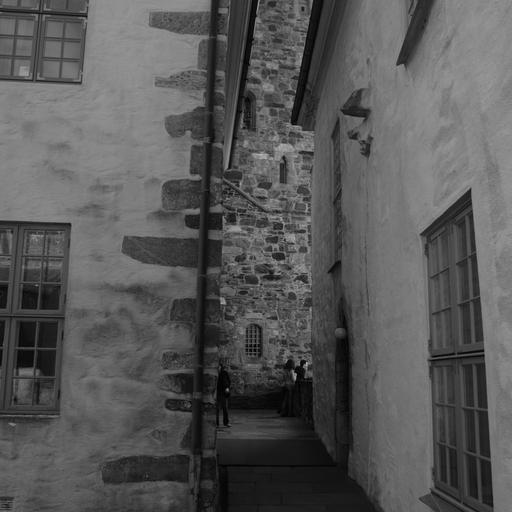
#> input picture embeding_test/test_img/img.jpg, 512 x 512 px
$ python dct_test.py
#> lines starting #> are read from the running program, lines starting #| are printed output that depends on the picture; after the words box and inside, x2 and y2 are one past the last pixel; in counts of white or black regions, pixels touching at a corner belong together
#> in load_image, img is the input picture: shape (512, 512); min 0, max 185, mean 87.4
### embeding_test/dct_tool.py
import scipy.fftpack
import numpy as np
from scipy.ndimage import median_filter

# 标准JPEG量化表（亮度）
Q = np.array([
    [16, 11, 10, 16, 24, 40, 51, 61],
    [12, 12, 14, 19, 26, 58, 60, 55],
    [14, 13, 16, 24, 40, 57, 69, 56],
    [14, 17, 22, 29, 51, 87, 80, 62],
    [18, 22, 37, 56, 68, 109, 103, 77],
    [24, 35, 55, 64, 81, 104, 113, 92],
    [49, 64, 78, 87, 103, 121, 120, 101],
    [72, 92, 95, 98, 112, 100, 103, 99]
])

def dct2(a):
    return scipy.fftpack.dct(scipy.fftpack.dct(a, axis=0, norm='ortho'), axis=1, norm='ortho')

def idct2(a):
    return scipy.fftpack.idct(scipy.fftpack.idct(a, axis=0, norm='ortho'), axis=1, norm='ortho')

def post_process(img, size=1):
    #不好用，会导致图像模糊
    return median_filter(img, size=size)  # 中值滤波去块效应[1,7](@ref)

# [20 lines left out: function adaptive_quantization, not called in this run]

def image_to_dct(img, use_quantization=True, qf=70):
    """图像转DCT系数"""
#> called with use_quantization = False, qf = 70
    height, width = img.shape   #获取图像大小
#> height = 512; width = 512
    coeffs = np.zeros((height, width), dtype=np.float64)   #根据图像大小生成一个全零np array

    # 根据质量因子缩放量化表
    scale = 5000 / qf if qf < 50 else 200 - 2 * qf
    scaled_Q = np.clip(np.floor((Q * scale + 50) / 100), 1, 255)

    for i in range(0, height, 8):
        for j in range(0, width, 8):
            block = img[i:i + 8, j:j + 8].astype(np.float64) - 128
            dct_block = dct2(block)

            if use_quantization:

                quant_block = adaptive_quantization(dct_block, scaled_Q, qf)

                coeffs[i:i + 8, j:j + 8] = quant_block
            else:
                coeffs[i:i + 8, j:j + 8] = dct_block
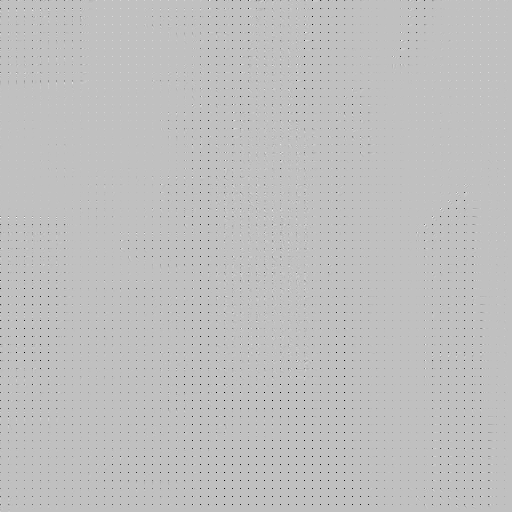
#> coeffs: shape (512, 512) float64; min -960, max 311.8, mean -5.1; drawn with min black and max white

    return coeffs, scaled_Q if use_quantization else None

def dct_to_image(coeffs, use_quantization=True,scaled_Q=None):
    """DCT系数转图像"""
#> called with use_quantization = False
    height, width = coeffs.shape
#> height = 512; width = 512
    img = np.zeros((height, width), dtype=np.uint8)

    for i in range(0, height, 8):
        for j in range(0, width, 8):
            block = coeffs[i:i+8, j:j+8]

            if use_quantization:
                if scaled_Q is not None:
                    block = block * scaled_Q
                else:
                    block = block * Q  # 反量化

            img[i:i+8, j:j+8] = np.clip(idct2(block) + 128, 0, 255).astype(np.uint8)

    #img = post_process(img)

    return img

### embeding_test/dct_test.py
from dct_tool import dct_to_image,image_to_dct
import imageio
import numpy as np

def load_image(path):
    """加载图像并转为灰度"""
    img = imageio.v2.imread(path)
    if len(img.shape) == 3:
        img = np.mean(img, axis=2).astype(np.uint8)
    return img

QF = 100
input_path = "test_img/img.jpg"
output_path = "test_img/dct_test/elapse.jpg"
img = load_image(input_path)
# coeffs, q_table = image_to_dct(img,qf=QF)
# stego_img = dct_to_image(coeffs,scaled_Q=q_table)
coeffs, q_table = image_to_dct(img,False)
stego_img = dct_to_image(coeffs,False)
elapse = img - stego_img
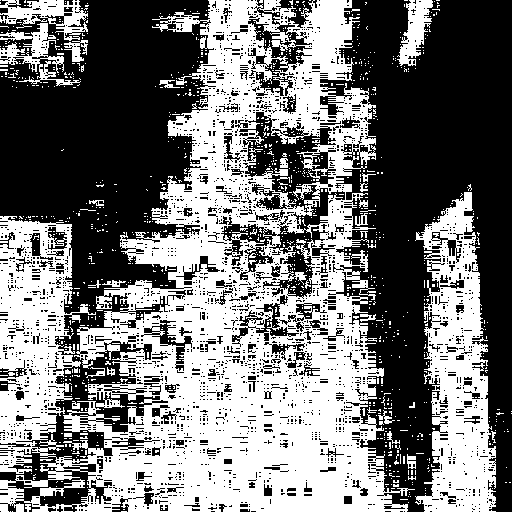
#> elapse: shape (512, 512); values 0 (black) and 1 (white), 46.9% white; 1137 white regions (1099 under 20 px), largest, box (x1, y1, x2, y2) and area: (0, 0, 415, 512) 99425, (415, 192, 496, 512) 14316, (0, 0, 88, 41) 1625
imageio.imwrite(output_path, elapse)
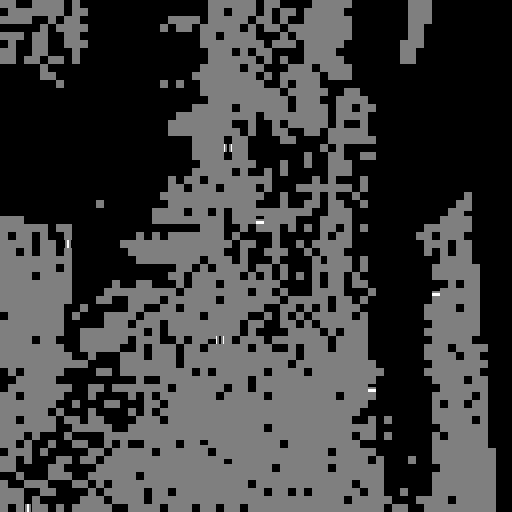
#> saved as elapse.jpg: shape (512, 512); min 0, max 2, mean 0.484; drawn with min black and max white
imageio.imwrite("test_img/dct_test/quantized.jpg",stego_img)

$ run again, with embeding_test/test_img/1.pgm saved as embeding_test/test_img/img.jpg
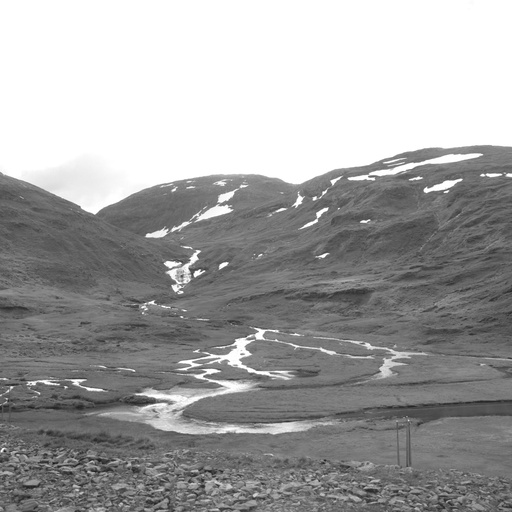
#> input picture embeding_test/test_img/1.pgm, 512 x 512 px
#> in load_image, img is the input picture: shape (512, 512); min 20, max 255, mean 162.7
#> after the loop in image_to_dct, `for i in range(0, height, 8):`:
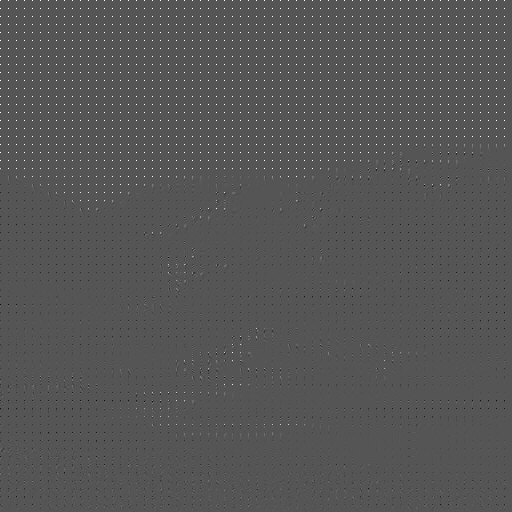
#> coeffs: shape (512, 512) float64; min -512.1, max 1016, mean 4.4; drawn with min black and max white
#> elapse: shape (512, 512); values 0 (black) and 1 (white), 13.3% white in thin lines or dots, all inside (x1, y1, x2, y2) = (0, 144, 512, 512)
#> `imageio.imwrite(output_path, elapse)`:
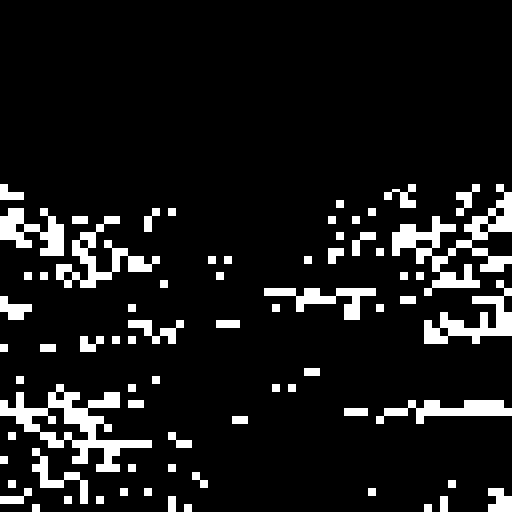
#> saved as elapse.jpg: shape (512, 512); values 0 (black) and 1 (white), 9.8% white; 72 white regions, largest, box (x1, y1, x2, y2) and area: (0, 384, 152, 472) 4032, (392, 184, 512, 296) 3968, (56, 216, 160, 288) 2112
